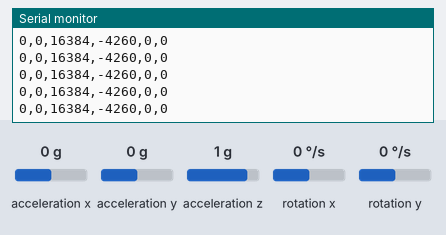
This sketch was run on a simulated Arduino Uno, built with avr-gcc and run on an emulated ATmega328P. Shown: the last lines printed to the serial monitor. Wiring (inferred from the names in the program): MPU-6050 motion sensor at I2C address 0x68. Inputs (shaded band) come from the test bench; at power-on: rotation y 0 °/s, acceleration x 0 g, acceleration y 0 g, acceleration z 1 g, rotation x 0 °/s.

Above: at 10.2 s.
10.3 s: rotation y set to 6 °/s
At 10.38 s:
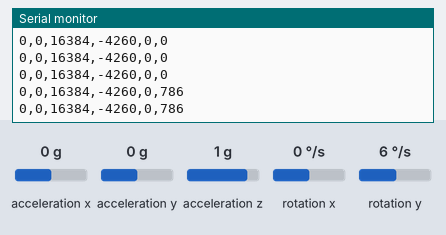
11.8 s: rotation y set to 9 °/s
At 11.8 s:
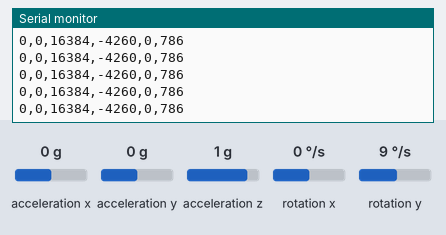
Timing chart, 0 to 14.8 s (numbered marks = the images above; inputs shaded):
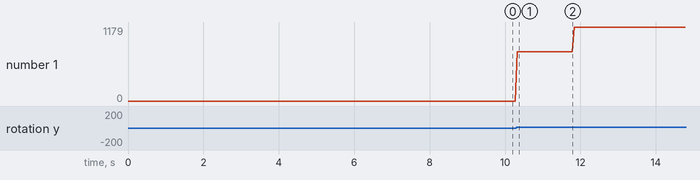

Measured:
- after the input at 10.3 s, the serial monitor: prints a new line at once (image 1)
- plotted number 1: 0 → 786 after the input at 10.3 s, 786 → 1179 after the input at 11.8 s

The sketch:

accelerometer.ino
```cpp
// MPU-6050 Gyroscope & accelerometer read-out to Unity
// By Arduino User JohnChi // modified by Jelle Vermandere
// March 21, 2020
// Public Domain
#include<Wire.h>
const int MPU=0x68;
int16_t AcX,AcY,AcZ,Tmp,GyX,GyY,GyZ;

void setup(){
  Wire.begin();
  Wire.beginTransmission(MPU);
  Wire.write(0x6B);
  Wire.write(0);
  Wire.endTransmission(true);
  Serial.begin(9600);
}
void loop(){
  Wire.beginTransmission(MPU);
  Wire.write(0x3B);
  Wire.endTransmission(false);
  Wire.requestFrom(MPU,12,true);
  AcX=Wire.read()<<8|Wire.read();
  AcY=Wire.read()<<8|Wire.read();
  AcZ=Wire.read()<<8|Wire.read();
  GyX=Wire.read()<<8|Wire.read();
  GyY=Wire.read()<<8|Wire.read();
  GyZ=Wire.read()<<8|Wire.read();

  Serial.print(AcX); Serial.print(",");
  Serial.print(AcY); Serial.print(",");
  Serial.print(AcZ); Serial.print(",");

  Serial.print(GyX); Serial.print(",");
  Serial.print(GyY); Serial.print(",");
  Serial.print(GyZ);
  Serial.println("");
  Serial.flush();
  delay(25);


}
```
